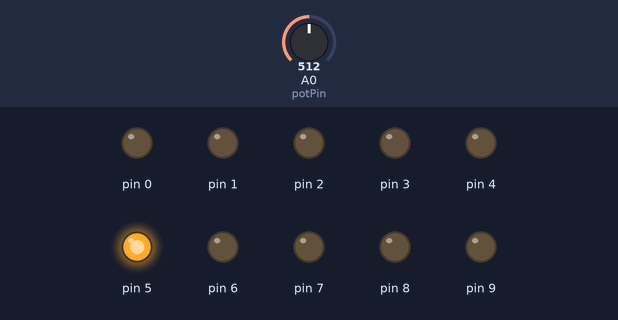
The sketch below on a simulated Arduino Uno, built with avr-gcc and run on an emulated ATmega328P. Parts: output pins drawn as LEDs (lit = HIGH). The inputs (shaded band) are chosen by the test bench; at power-on: A0 (potPin) = 512.

Above: at 1.2 s.
1.3 s: A0 (potPin) set to 493
At 2.4 s:
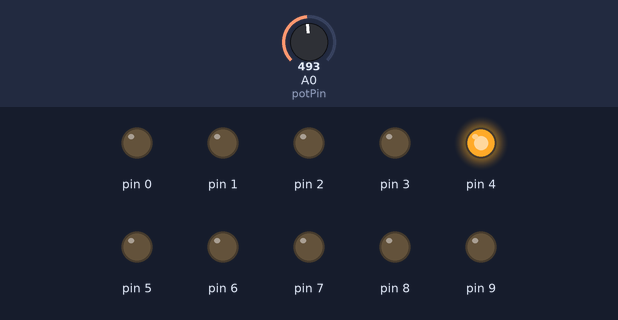
2.8 s: A0 (potPin) set to 398
At 3.8 s:
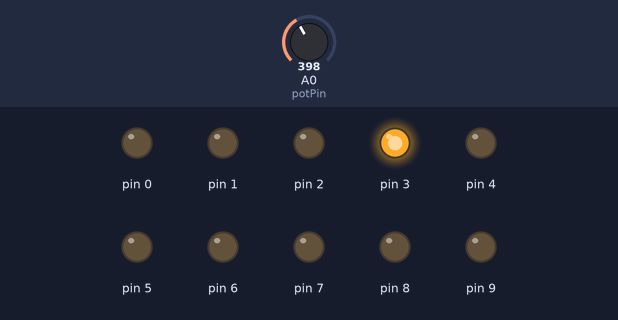
4.3 s: A0 (potPin) set to 194
At 5.3 s:
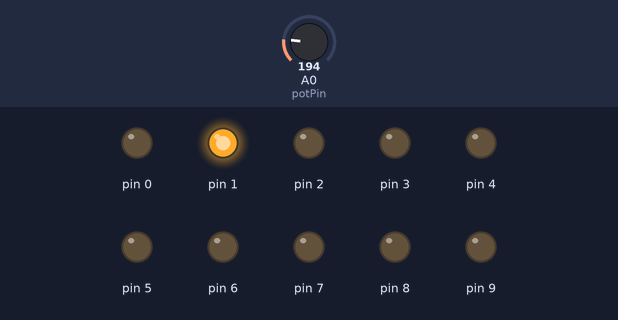
5.8 s: A0 (potPin) set to 214
At 6.8 s:
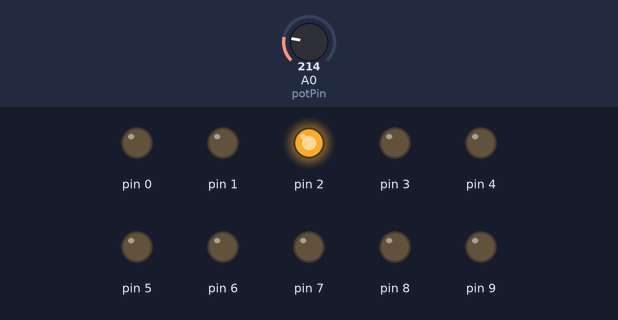
7.3 s: A0 (potPin) set to 90
At 8.3 s:
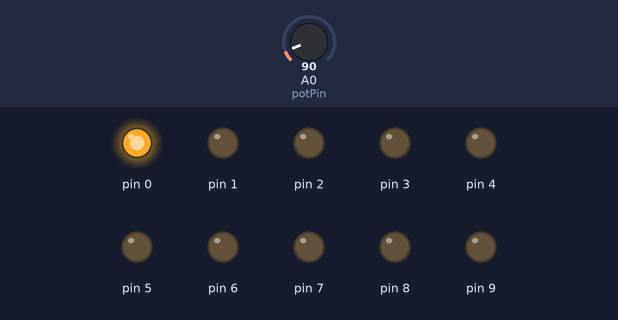
8.8 s: A0 (potPin) set to 110
At 10.2 s:
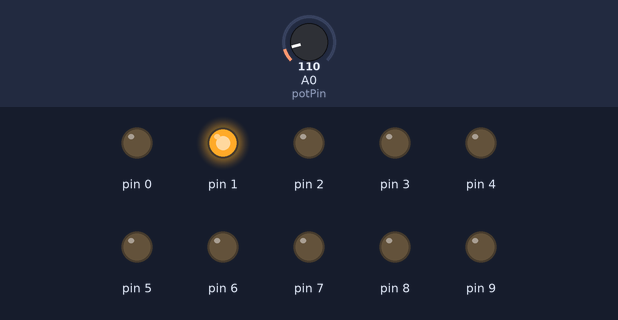
Timing chart, 0 to 11.3 s (numbered marks = the images above; inputs shaded):
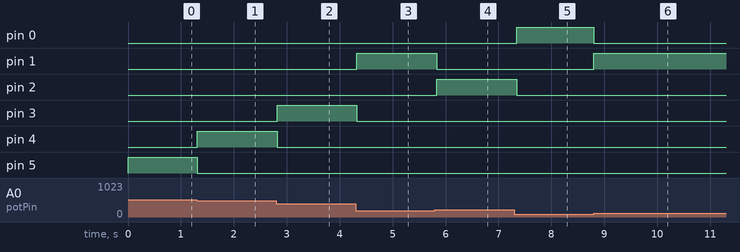

Measured:
- the behaviour switches between 510 and 509 on A0 (potPin) (found by bisection; images 0 and 1)
- after the input at 1.3 s, pin 4: LOW → HIGH at once; pin 5: HIGH → LOW at once
- after the input at 2.8 s, pin 3: LOW → HIGH at once; pin 4: HIGH → LOW at once
- after the input at 4.3 s, pin 1: LOW → HIGH at once; pin 3: HIGH → LOW at once
- after the input at 5.8 s, pin 1: HIGH → LOW at once; pin 2: LOW → HIGH at once
- after the input at 7.3 s, pin 0: LOW → HIGH at once; pin 2: HIGH → LOW at once
- after the input at 8.8 s, pin 0: HIGH → LOW at once; pin 1: LOW → HIGH at once

The sketch:

LEDSwift.ino
```cpp
int const potPin = A0;
int potVal; // Deklaration av variabeln potVal

void setup() {
  for (int pinNumber = 0; pinNumber <= 9; pinNumber++) { // Korrigera förhållandet
    pinMode(pinNumber, OUTPUT);
    digitalWrite(pinNumber, LOW);
  }
}

void loop() {
  potVal = analogRead(potPin);
  Serial.print(potVal);

  if (potVal > 0 && potVal < 100) {
    digitalWrite(0, HIGH);
    digitalWrite(1, LOW);
    digitalWrite(2, LOW);
    digitalWrite(3, LOW);
    digitalWrite(4, LOW);
    digitalWrite(5, LOW);
    digitalWrite(6, LOW);
    digitalWrite(7, LOW);
    digitalWrite(8, LOW);
    digitalWrite(9, LOW);
  }
  else if (potVal > 102 && potVal < 204) {
    digitalWrite(0, LOW);
    digitalWrite(1, HIGH);
    digitalWrite(2, LOW);
    digitalWrite(3, LOW);
    digitalWrite(4, LOW);
    digitalWrite(5, LOW);
    digitalWrite(6, LOW);
    digitalWrite(7, LOW);
    digitalWrite(8, LOW);
    digitalWrite(9, LOW);
  }
  else if (potVal > 204 && potVal < 306) {
    digitalWrite(0, LOW);
    digitalWrite(1, LOW);
    digitalWrite(2, HIGH);
    digitalWrite(3, LOW);
    digitalWrite(4, LOW);
    digitalWrite(5, LOW);
    digitalWrite(6, LOW);
    digitalWrite(7, LOW);
    digitalWrite(8, LOW);
    digitalWrite(9, LOW);
  }
  else if (potVal > 306 && potVal < 408) {
    digitalWrite(0, LOW);
    digitalWrite(1, LOW);
    digitalWrite(2, LOW);
    digitalWrite(3, HIGH);
    digitalWrite(4, LOW);
    digitalWrite(5, LOW);
    digitalWrite(6, LOW);
    digitalWrite(7, LOW);
    digitalWrite(8, LOW);
    digitalWrite(9, LOW);
  }
  else if (potVal > 408 && potVal < 510) {
    digitalWrite(0, LOW);
    digitalWrite(1, LOW);
    digitalWrite(2, LOW);
    digitalWrite(3, LOW);
    digitalWrite(4, HIGH);
    digitalWrite(5, LOW);
    digitalWrite(6, LOW);
    digitalWrite(7, LOW);
    digitalWrite(8, LOW);
    digitalWrite(9, LOW);
  }
  else if (potVal > 510 && potVal < 612) {
    digitalWrite(0, LOW);
    digitalWrite(1, LOW);
    digitalWrite(2, LOW);
    digitalWrite(3, LOW);
    digitalWrite(4, LOW);
    digitalWrite(5, HIGH);
    digitalWrite(6, LOW);
    digitalWrite(7, LOW);
    digitalWrite(8, LOW);
    digitalWrite(9, LOW);
  }
  else if (potVal > 612 && potVal < 714) {
    digitalWrite(0, LOW);
    digitalWrite(1, LOW);
    digitalWrite(2, LOW);
    digitalWrite(3, LOW);
    digitalWrite(4, LOW);
    digitalWrite(5, LOW);
    digitalWrite(6, HIGH);
    digitalWrite(7, LOW);
    digitalWrite(8, LOW);
    digitalWrite(9, LOW);
  }
  else if (potVal > 714 && potVal < 816) {
    digitalWrite(0, LOW);
    digitalWrite(1, LOW);
    digitalWrite(2, LOW);
    digitalWrite(3, LOW);
    digitalWrite(4, LOW);
    digitalWrite(5, LOW);
    digitalWrite(6, LOW);
    digitalWrite(7, HIGH);
    digitalWrite(8, LOW);
    digitalWrite(9, LOW);
  }
  else if (potVal > 816 && potVal < 918) {
    digitalWrite(0, LOW);
    digitalWrite(1, LOW);
    digitalWrite(2, LOW);
    digitalWrite(3, LOW);
    digitalWrite(4, LOW);
    digitalWrite(5, LOW);
    digitalWrite(6, LOW);
    digitalWrite(7, LOW);
    digitalWrite(8, HIGH);
    digitalWrite(9, LOW);
  }
  else if (potVal > 918) {
    digitalWrite(0, LOW);
    digitalWrite(1, LOW);
    digitalWrite(2, LOW);
    digitalWrite(3, LOW);
    digitalWrite(4, LOW);
    digitalWrite(5, LOW);
    digitalWrite(6, LOW);
    digitalWrite(7, LOW);
    digitalWrite(8, LOW);
    digitalWrite(9, HIGH);
  }

  delay(50);
}
```
